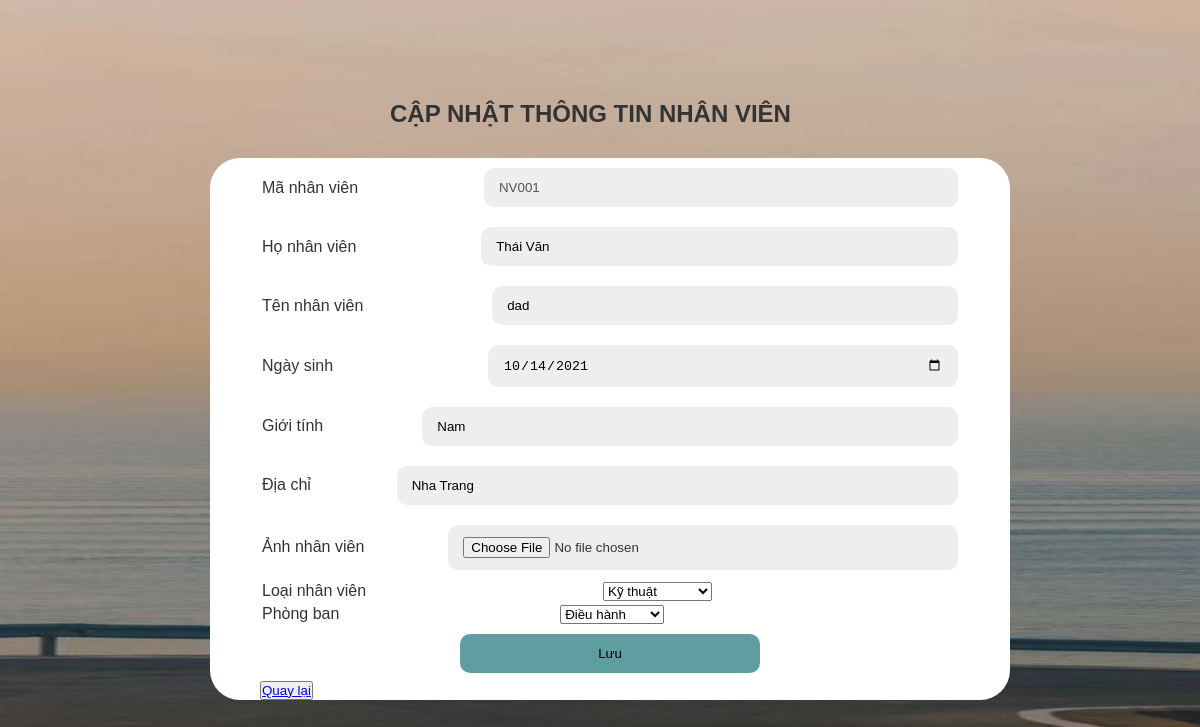
The page /editnhanvien.php?MANV=NV001 on the database its author committed.
### tables this page shows
CREATE TABLE `nhanvien` (
  `MANV` varchar(10) NOT NULL,
  `HO` varchar(20) NOT NULL,
  `TEN` varchar(20) NOT NULL,
  `NGAYSINH` date NOT NULL,
  `GIOITINH` varchar(5) NOT NULL,
  `DIACHI` varchar(50) NOT NULL,
  `ANH` varchar(50) NOT NULL,
  `MALOAINV` varchar(10) NOT NULL,
  `MAPHONG` varchar(10) NOT NULL
);

### editnhanvien.php (the view, shortened to what this page needs)
<!DOCTYPE html>
<html lang="en">
<head>
	<link rel="stylesheet" href="edit.css">
</head>
<body>
<?php
    if (isset($_GET['MANV']) && $_GET['MANV'] != "") {
        $maNV = $_GET['MANV'];
        require("connect.php");
        $qr = "SELECT nv.*, lnv.TENLOAINV, pb.TENPHONG FROM nhanvien nv, phongban pb, loainv lnv WHERE nv.MANV = '$maNV' AND nv.MALOAINV = lnv.MALOAINV AND nv.MAPHONG = pb.MAPHONG";
        $result = mysqli_query($dbc, $qr);
        $qr1 = "SELECT * FROM loainv";
        $result1 = mysqli_query($dbc, $qr1);
        $arr = [];
        while($row1 = mysqli_fetch_array($result1)) {
            array_push($arr, $row1);
        }
        $qr2 = "SELECT * FROM phongban";
        $result2 = mysqli_query($dbc, $qr2);
        $arr2 = [];
        while($row2 = mysqli_fetch_array($result2)) {
            array_push($arr2, $row2);
        }
        if (mysqli_num_rows($result) != 0) {
            $row = mysqli_fetch_array($result);
        } else {
            echo "Không tìm thấy";
            return;
        }
    }
    ?>
<div class="container">
	<div class="panel panel-primary">
		<div class="panel-heading">
			<h2 class="text-center">CẬP NHẬT THÔNG TIN NHÂN VIÊN</h2>
		</div>
		<div class="panel-body">
        <form action="" method="POST" enctype="multipart/form-data">
				<table>
					<tr>
					<td>
					Mã nhân viên
					</td>
					<td>
					<input required="true" type="text" class="form-control" id="maNV" name="MANV" disabled value="<?php echo $row[0]; ?>">
					</td>
					</tr>
				</table>
				<table>
					<tr>
					<td>
					Họ nhân viên
					</td>
					<td>
					<input required="true" type="text" class="form-control" id="ho" name="HO" value="<?php echo $row[1];  ?>">
					</td>
					</tr>
				</table>
				<table>
					<tr>
					<td>
					Tên nhân viên
					</td>
					<td>
					<input required="true" type="text" class="form-control" id="ten" name="TEN" value="<?php echo $row[2];  ?>">
					</td>
					</tr>
				</table>
				<table>
					<tr>
					<td>
					Ngày sinh
					</td>
					<td>
					<input type="date" class="form-control" name="NGAYSINH" value="<?php echo $row[3]; ?>">
					</td>
					</tr>
				</table>
				<table>
					<tr>
					<td>
					Giới tính
					</td>
					<td>
					<input type="text" class="form-control" name="GIOITINH" value="<?php echo $row[4]; ?>">
					</td>
					</tr>
				</table>
				<table>
					<tr>
					<td>
					Địa chỉ
					</td>
					<td>
					<input required="true" type="text" class="form-control" id="diaChi" name="DIACHI" value="<?php echo $row[5] ?>">
					</td>
					</tr>
				</table>
				<table>
					<tr>
					<td>
					Ảnh nhân viên
					</td>
					<td>
					<input type="FILE" id="anhNV" name="hinh" >
					</td>
					</tr>
				</table>
				<table>
					<tr>
					<td>
					Loại nhân viên
					</td>
					<td>
					<select name="loaiNV" class="form-control">
						<?php
						foreach ($arr as $loaiNV) {
							if ($row['MALOAINV'] == $loaiNV['MALOAINV']) {
								$s = "selected";
							} else {
								$s = "";
							}
							echo '<option ' . $s . ' value="' . $loaiNV['MALOAINV'] . '" class = "form-control">' . $loaiNV['TENLOAINV'] . '</option>';
						}
						?>
					</select>
					</td>
					</tr>
				</table>
				<table>
					<tr>
					<td>
					Phòng ban
					</td>
					<td>
					<select name="phongban" class="form-control">
						<?php
						foreach ($arr2 as $phongban) {
							if ($row['MAPHONG'] == $phongban['MAPHONG']) {
								$s = "selected";
							} else {
								$s = "";
							}
							echo '<option ' . $s . ' value="' . $phongban['MAPHONG'] . '" class = "form-control">' . $phongban['TENPHONG'] . '</option>';
						}
						?>
					</select>
					</td>
					</tr>
				</table>
				<div class="form-group">
        <input type="submit" id="lu" value="Lưu">
					<div class="col-md-offset-2 col-md-6">
						<button class="comeback">
							<a href="javascript:window.history.back(-1);">Quay lại</a>
						</button>
					</div>
				</div>
			</form>
		</div>
	</div>
</div>
</body>
</html>

### edit.css (style rules this page uses)
* { box-sizing: border-box; }
body { background: #f5ae93; display: flex; justify-content: center; align-items: center; flex-direction: column; font-family: 'Montserrat', sans-serif; height: 400px; margin-top: 200px; border-radius: 30px; }
h2 { font-weight: bold; margin-left: 200px; margin-bottom: 30px; }
form { background-color: #FFFFFF; display: flex; justify-content: center; flex-direction: column; padding: 0 50px; height: 100%; width: 800px; margin-left: 20px; border-radius: 30px; }
input { background-color: #eee; border: none; padding: 12px 15px; margin: 8px 0; width: 100%; border-radius: 10px; }
#lu { width: 300px; margin-left: 200px; background-color: cadetblue; }

### qlnv.css (style rules this page uses)
* { margin: 0; padding: 0; }
#than { background-image: url(../QLNV/53fe8045b3d43c499a7eca4345e0d9e2.jpg); background-repeat: repeat; background-size: 1800px 900px; }
body { font-family: sans-serif; color: #333; }

### rows shown on the page
nhanvien: MANV "NV001", HO "Thái Văn", TEN "dad", NGAYSINH "10/14/2021", GIOITINH "Nam", DIACHI "Nha Trang"

### other values the page prints
form field loaiNV "Kỹ thuật"
form field phongban "Điều hành"
